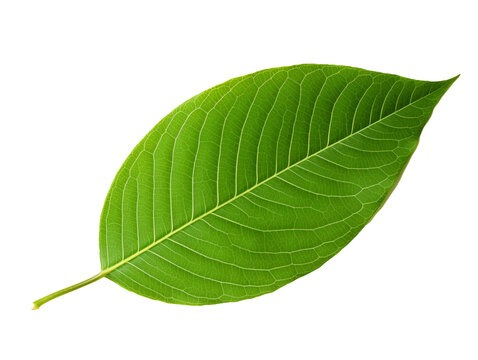
#> input picture data/input/sample_leaf.jpg, 478 x 360 px, found by its file name
$ python main.py
#> lines starting #> are read from the running program, lines starting #| are printed output that depends on the picture; after the words box and inside, x2 and y2 are one past the last pixel; in counts of white or black regions, pixels touching at a corner belong together
### src/utils/io_utils.py
"""
io_utils.py
------------
Utility functions for handling image input/output operations and metadata extraction
for the Domain-Specific Image Analysis & Enhancement Tool (Agriculture domain).

Functions:
    - load_image(path): Load an image from the given path.
    - save_image(path, image): Save an image to the specified path.
    - get_image_metadata(image, path=None): Extract metadata such as dimensions, channels, etc.
"""

import cv2
import os

def load_image(path):
    """
    Load an image from the given file path.

    Args:
        path (str): Path to the image file.

    Returns:
        image (numpy.ndarray): Loaded image.
    """
#> called with path = './data/input/sample_leaf.jpg'
    if not os.path.exists(path):
        raise FileNotFoundError(f"Image not found at: {path}")

    image = cv2.imread(path)
#> image is the input picture: shape (360, 478, 3); mean B, G, R 174.8, 217.7, 199.3
    if image is None:
        raise ValueError("Failed to load image. Check file format or path.")

    return image


# [14 lines left out: function save_image, not called in this run]


def get_image_metadata(image, path=None):
    """
    Extract metadata from an image.

    Args:
        image (numpy.ndarray): Image array.
        path (str, optional): Image file path (to get file size if provided).

    Returns:
        dict: Metadata containing width, height, channels, and file size (if available).
    """
#> called with path = './data/input/sample_leaf.jpg'
    height, width = image.shape[:2]
    channels = 1 if len(image.shape) == 2 else image.shape[2]

    metadata = {
        "Width": width,
        "Height": height,
        "Channels": channels
    }

    if path and os.path.exists(path):
        metadata["File Size (KB)"] = round(os.path.getsize(path) / 1024, 2)

    return metadata

### src/utils/plot_utils.py
"""
plot_utils.py
--------------
Utility functions for displaying and plotting images and histograms
for the Domain-Specific Image Analysis & Enhancement Tool (Agriculture domain).

Functions:
    - show_image(title, image): Display an image using matplotlib.
    - show_images_side_by_side(img1, img2, title1, title2): Compare two images.
    - plot_histogram(image): Plot grayscale or color histogram of an image.
"""

import cv2
import matplotlib.pyplot as plt

def show_image(title, image):
    """
    Display an image using matplotlib.

    Args:
        title (str): Window or figure title.
        image (numpy.ndarray): Image array.
    """
    # Convert BGR (OpenCV) to RGB (Matplotlib)
    if len(image.shape) == 3:
        image = cv2.cvtColor(image, cv2.COLOR_BGR2RGB)
        plt.imshow(image)
    else:
        plt.imshow(image, cmap='gray')

    plt.title(title)
    plt.axis('off')
    plt.show()


def show_images_side_by_side(img1, img2, title1="Original", title2="Processed"):
    """
    Display two images side by side for comparison.

    Args:
        img1 (numpy.ndarray): First image.
        img2 (numpy.ndarray): Second image.
        title1 (str): Title for first image.
        title2 (str): Title for second image.
    """
    plt.figure(figsize=(10, 4))

    plt.subplot(1, 2, 1)
    if len(img1.shape) == 3:
        plt.imshow(cv2.cvtColor(img1, cv2.COLOR_BGR2RGB))
    else:
        plt.imshow(img1, cmap='gray')
    plt.title(title1)
    plt.axis('off')

    plt.subplot(1, 2, 2)
    if len(img2.shape) == 3:
        plt.imshow(cv2.cvtColor(img2, cv2.COLOR_BGR2RGB))
    else:
        plt.imshow(img2, cmap='gray')
    plt.title(title2)
    plt.axis('off')

    plt.tight_layout()
    plt.show()


# [25 lines left out: function plot_histogram, not called in this run]

### src/acquisition_display.py
"""
acquisition_display.py
----------------------
Handles image acquisition (loading) and display operations for the
Domain-Specific Image Analysis & Enhancement Tool (Agriculture domain).

Functions:
    - load_and_show_image(path): Load, display, and return an image.
    - display_metadata(image, path): Print metadata details of the image.
"""

import cv2
from utils.io_utils import load_image, get_image_metadata
from utils.plot_utils import show_image


def load_and_show_image(path):
    """
    Load an image from the given path and display it.

    Args:
        path (str): File path of the image to be loaded.

    Returns:
        image (numpy.ndarray): The loaded image.
    """
    image = load_image(path)
    show_image("Original Image", image)
    return image


def display_metadata(image, path=None):
    """
    Display image metadata such as dimensions, channels, and file size.

    Args:
        image (numpy.ndarray): The loaded image.
        path (str, optional): Image file path to include file size in metadata.
    """
    metadata = get_image_metadata(image, path)
#> metadata = {'Width': 478, 'Height': 360, 'Channels': 3, 'File Size (KB)': 24.96}
    print("\n🧾 Image Metadata:")
    print("-" * 30)
    for key, value in metadata.items():
        print(f"{key}: {value}")
#> this loop made 4 passes
#> (key, value) on passes 1 to 4: ('Width', 478), ('Height', 360), ('Channels', 3), ('File Size (KB)', 24.96)
#> (printed output is left out)
    print("-" * 30)


# -----------------------------
# Example usage for testing
# -----------------------------
# [4 lines that do not run on import are left out]

### src/color_conversion.py
"""
color_conversion.py
-------------------
Performs color space conversions for the Domain-Specific Image Analysis
& Enhancement Tool (Agriculture domain).

Functions:
    - bgr_to_grayscale(image): Convert BGR image to Grayscale.
    - bgr_to_hsv(image): Convert BGR image to HSV.
    - hsv_to_bgr(image): Convert HSV image back to BGR.
    - bgr_to_binary(image, threshold): Convert BGR/Grayscale image to Binary.
"""

import cv2
from utils.plot_utils import show_images_side_by_side


def bgr_to_grayscale(image):
    """
    Convert a BGR image to Grayscale.

    Args:
        image (numpy.ndarray): Input BGR image.

    Returns:
        gray (numpy.ndarray): Grayscale image.
    """
    gray = cv2.cvtColor(image, cv2.COLOR_BGR2GRAY)
    return gray


def bgr_to_hsv(image):
    """
    Convert a BGR image to HSV color space.

    Args:
        image (numpy.ndarray): Input BGR image.

    Returns:
        hsv (numpy.ndarray): HSV image.
    """
    hsv = cv2.cvtColor(image, cv2.COLOR_BGR2HSV)
#> hsv: shape (360, 478, 3); mean H, S, V 17.9, 76.6, 217.7
    return hsv


# [12 lines left out: function hsv_to_bgr, not called in this run]


def bgr_to_binary(image, threshold=127):
    """
    Convert a BGR or Grayscale image to Binary (black & white).

    Args:
        image (numpy.ndarray): Input BGR or Grayscale image.
        threshold (int): Threshold value (0–255).

    Returns:
        binary (numpy.ndarray): Binary image (0 or 255 values).
    """
#> called with threshold = 127
    # Convert to grayscale if not already
    if len(image.shape) == 3:
        gray = bgr_to_grayscale(image)
    else:
        gray = image

    _, binary = cv2.threshold(gray, threshold, 255, cv2.THRESH_BINARY)
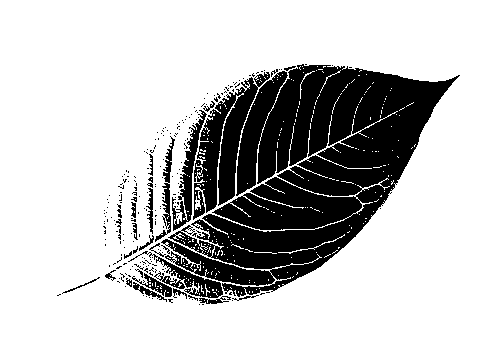
#> binary: shape (360, 478); 75.7% white; 232 black regions (204 under 20 px), largest, box (x1, y1, x2, y2) and area: (161, 64, 460, 297) 32933, (193, 72, 270, 220) 4228, (172, 110, 207, 231) 1097
    return binary


# [18 lines that do not run on import are left out]

### src/histogram_ops.py
"""
histogram_ops.py
----------------
Handles histogram analysis and contrast enhancement for the
Domain-Specific Image Analysis & Enhancement Tool (Agriculture domain).

Functions:
    - plot_grayscale_histogram(image): Plot histogram for grayscale image.
    - plot_color_histogram(image): Plot histograms for color channels.
    - equalize_grayscale(image): Apply histogram equalization to grayscale image.
    - equalize_color(image): Apply histogram equalization to each color channel.
"""

import cv2
import matplotlib.pyplot as plt
from utils.plot_utils import show_images_side_by_side


def plot_grayscale_histogram(image):
    """
    Plot histogram for a grayscale image.

    Args:
        image (numpy.ndarray): Grayscale image.
    """
    if len(image.shape) != 2:
        raise ValueError("Input image must be grayscale.")

    plt.figure(figsize=(6, 4))
    plt.hist(image.ravel(), bins=256, range=[0, 256], color='black')
    plt.title('Grayscale Histogram')
    plt.xlabel('Pixel Intensity')
    plt.ylabel('Frequency')
    plt.grid(True)
    plt.show()


def plot_color_histogram(image):
    """
    Plot histograms for color channels (B, G, R).

    Args:
        image (numpy.ndarray): BGR color image.
    """
    colors = ('b', 'g', 'r')
    plt.figure(figsize=(6, 4))

    for i, color in enumerate(colors):
        hist = cv2.calcHist([image], [i], None, [256], [0, 256])
        plt.plot(hist, color=color, label=f'{color.upper()} channel')

    plt.title('Color Histogram')
    plt.xlabel('Pixel Intensity')
    plt.ylabel('Frequency')
    plt.legend()
    plt.grid(True)
    plt.show()


def equalize_grayscale(image):
    """
    Apply histogram equalization to enhance contrast of a grayscale image.

    Args:
        image (numpy.ndarray): Input grayscale image.

    Returns:
        equalized (numpy.ndarray): Contrast-enhanced grayscale image.
    """
    if len(image.shape) != 2:
        raise ValueError("Histogram equalization requires a grayscale image.")

    equalized = cv2.equalizeHist(image)
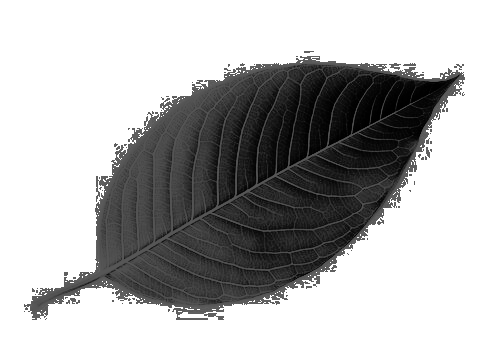
#> equalized: shape (360, 478); min 0, max 255, mean 177
    return equalized


def equalize_color(image):
    """
    Apply histogram equalization to each color channel separately.

    Args:
        image (numpy.ndarray): Input BGR color image.

    Returns:
        equalized (numpy.ndarray): Contrast-enhanced color image.
    """
    channels = cv2.split(image)
    eq_channels = [cv2.equalizeHist(ch) for ch in channels]
#> eq_channels = 3 items
    equalized = cv2.merge(eq_channels)
#> equalized: shape (360, 478, 3)
    return equalized


# -----------------------------
# Example testing
# -----------------------------
# [23 lines that do not run on import are left out]

### src/geometric_ops.py
"""
geometric_ops.py
----------------
Performs geometric transformations (rotation, scaling, translation, cropping)
for the Domain-Specific Image Analysis & Enhancement Tool (Agriculture domain).

Functions:
    - rotate_image(image, angle): Rotate image by a given angle.
    - scale_image(image, scale_x, scale_y): Scale image by given factors.
    - translate_image(image, tx, ty): Translate image by given offsets.
    - crop_image(image, x, y, width, height): Crop a region from the image.
"""

import cv2
import numpy as np
from utils.plot_utils import show_images_side_by_side


def rotate_image(image, angle):
    """
    Rotate an image around its center by a specified angle.

    Args:
        image (numpy.ndarray): Input image.
        angle (float): Rotation angle in degrees.

    Returns:
        rotated (numpy.ndarray): Rotated image.
    """
#> called with angle = 45
    (h, w) = image.shape[:2]
    center = (w // 2, h // 2)

    # Get rotation matrix
    matrix = cv2.getRotationMatrix2D(center, angle, 1.0)
    rotated = cv2.warpAffine(image, matrix, (w, h))
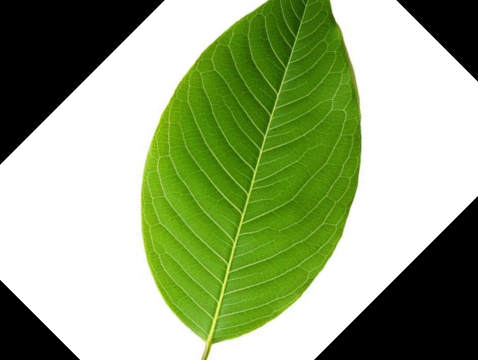
#> rotated: shape (360, 478, 3); mean B, G, R 127.2, 169, 151

    return rotated


def scale_image(image, scale_x=1.0, scale_y=1.0):
    """
    Scale (resize) an image.

    Args:
        image (numpy.ndarray): Input image.
        scale_x (float): Horizontal scaling factor.
        scale_y (float): Vertical scaling factor.

    Returns:
        scaled (numpy.ndarray): Scaled image.
    """
#> called with scale_x = 0.5, scale_y = 0.5
    scaled = cv2.resize(image, None, fx=scale_x, fy=scale_y, interpolation=cv2.INTER_LINEAR)
    return scaled


def translate_image(image, tx, ty):
    """
    Translate (shift) an image along the x and y axes.

    Args:
        image (numpy.ndarray): Input image.
        tx (int): Shift along x-axis (positive = right).
        ty (int): Shift along y-axis (positive = down).

    Returns:
        translated (numpy.ndarray): Translated image.
    """
#> called with tx = 50, ty = 30
    rows, cols = image.shape[:2]
    matrix = np.float32([[1, 0, tx], [0, 1, ty]])
    translated = cv2.warpAffine(image, matrix, (cols, rows))
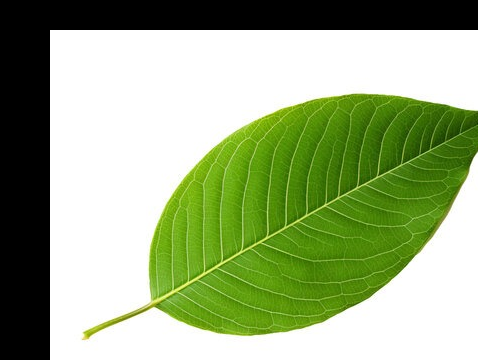
#> translated: shape (360, 478, 3); mean B, G, R 129.9, 172.4, 154.2
    return translated


def crop_image(image, x, y, width, height):
    """
    Crop a rectangular region from the image.

    Args:
        image (numpy.ndarray): Input image.
        x (int): Top-left x-coordinate.
        y (int): Top-left y-coordinate.
        width (int): Width of the crop region.
        height (int): Height of the crop region.

    Returns:
        cropped (numpy.ndarray): Cropped region.
    """
#> called with x = 50, y = 50, width = 200, height = 200
    cropped = image[y:y+height, x:x+width]
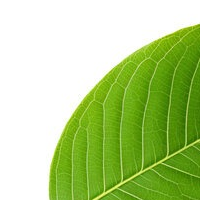
#> cropped: shape (200, 200, 3); mean B, G, R 140.2, 209.4, 181
    return cropped


# [20 lines that do not run on import are left out]

### src/filters_ops.py
"""
filters_ops.py
---------------
Performs image smoothing, noise reduction, and sharpening operations
for the Domain-Specific Image Analysis & Enhancement Tool (Agriculture domain).

Functions:
    - apply_average_filter(image, ksize):     Apply Averaging filter.
    - apply_gaussian_filter(image, ksize, sigma): Apply Gaussian Blur.
    - apply_median_filter(image, ksize):      Apply Median filter.
    - apply_sharpening(image):                Apply image sharpening filter.
"""

import cv2
import numpy as np
from utils.plot_utils import show_images_side_by_side


def apply_average_filter(image, ksize=5):
    """
    Apply an averaging (mean) filter to smooth the image.

    Args:
        image (numpy.ndarray): Input image.
        ksize (int): Kernel size (must be odd).

    Returns:
        avg_filtered (numpy.ndarray): Smoothed image.
    """
#> called with ksize = 5
    avg_filtered = cv2.blur(image, (ksize, ksize))
    return avg_filtered


def apply_gaussian_filter(image, ksize=5, sigma=0):
    """
    Apply Gaussian blur for noise reduction.

    Args:
        image (numpy.ndarray): Input image.
        ksize (int): Kernel size (odd number preferred).
        sigma (float): Standard deviation for Gaussian kernel.
                       0 means auto-computed by OpenCV.

    Returns:
        gauss_filtered (numpy.ndarray): Blurred image.
    """
#> called with ksize = 5, sigma = 0
    gauss_filtered = cv2.GaussianBlur(image, (ksize, ksize), sigma)
    return gauss_filtered


def apply_median_filter(image, ksize=5):
    """
    Apply Median filtering to remove salt-and-pepper noise.

    Args:
        image (numpy.ndarray): Input image.
        ksize (int): Kernel size (odd number).

    Returns:
        median_filtered (numpy.ndarray): Denoised image.
    """
#> called with ksize = 5
    median_filtered = cv2.medianBlur(image, ksize)
    return median_filtered


def apply_sharpening(image):
    """
    Apply sharpening to enhance edges and fine details.

    Args:
        image (numpy.ndarray): Input image.

    Returns:
        sharpened (numpy.ndarray): Sharpened image.
    """
    # Standard sharpening kernel
    kernel = np.array([[0, -1, 0],
                       [-1, 5, -1],
                       [0, -1, 0]])
    sharpened = cv2.filter2D(image, -1, kernel)
#> in show_images_side_by_side (call 13), `plt.show()`:
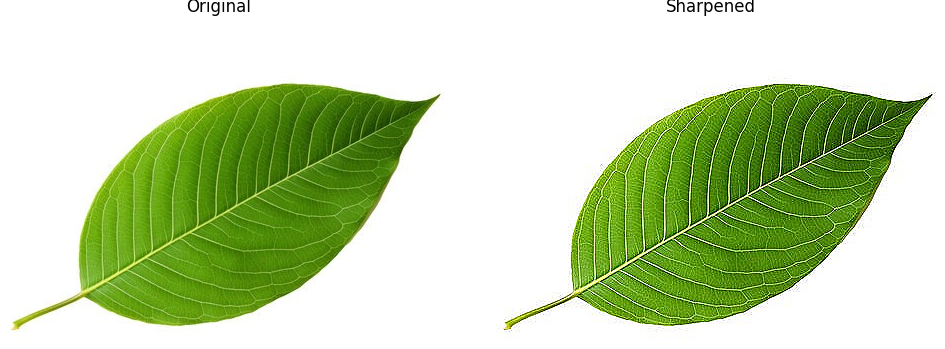
#> figure drawn by matplotlib, 2 panels
    return sharpened


# -----------------------------
# Example testing
# -----------------------------
# [19 lines that do not run on import are left out]

### src/morphology_ops.py
"""
morphology_ops.py
-----------------
Performs morphological operations such as Erosion, Dilation, Opening, and Closing
for binary images in the Domain-Specific Image Analysis & Enhancement Tool
(Agriculture domain).

Functions:
    - apply_erosion(image, ksize, iterations)
    - apply_dilation(image, ksize, iterations)
    - apply_opening(image, ksize)
    - apply_closing(image, ksize)
"""

import cv2
import numpy as np
from utils.plot_utils import show_images_side_by_side


def apply_erosion(image, ksize=3, iterations=1):
    """
    Apply erosion to shrink bright regions (useful for removing small white noise).

    Args:
        image (numpy.ndarray): Input binary or grayscale image.
        ksize (int): Kernel size for structuring element.
        iterations (int): Number of times erosion is applied.

    Returns:
        eroded (numpy.ndarray): Eroded image.
    """
#> called with ksize = 3, iterations = 1
    kernel = np.ones((ksize, ksize), np.uint8)
    eroded = cv2.erode(image, kernel, iterations=iterations)
#> eroded: shape (360, 478); 70% white; 17 black regions (9 under 20 px), largest, box (x1, y1, x2, y2) and area: (104, 63, 461, 306) 50296, (130, 175, 141, 243) 431, (110, 191, 125, 245) 320
    return eroded


def apply_dilation(image, ksize=3, iterations=1):
    """
    Apply dilation to expand bright regions (fills small holes).

    Args:
        image (numpy.ndarray): Input binary or grayscale image.
        ksize (int): Kernel size for structuring element.
        iterations (int): Number of times dilation is applied.

    Returns:
        dilated (numpy.ndarray): Dilated image.
    """
#> called with ksize = 3, iterations = 1
    kernel = np.ones((ksize, ksize), np.uint8)
    dilated = cv2.dilate(image, kernel, iterations=iterations)
#> dilated: shape (360, 478); 82.9% white; 125 black regions (99 under 20 px), largest, box (x1, y1, x2, y2) and area: (300, 69, 454, 186) 9638, (216, 178, 361, 229) 3627, (207, 186, 390, 256) 3066
    return dilated


def apply_opening(image, ksize=3):
    """
    Apply morphological opening (erosion followed by dilation).
    Removes small white noise from binary images.

    Args:
        image (numpy.ndarray): Input binary image.
        ksize (int): Kernel size.

    Returns:
        opened (numpy.ndarray): Noise-free image.
    """
#> called with ksize = 3
    kernel = np.ones((ksize, ksize), np.uint8)
    opened = cv2.morphologyEx(image, cv2.MORPH_OPEN, kernel)
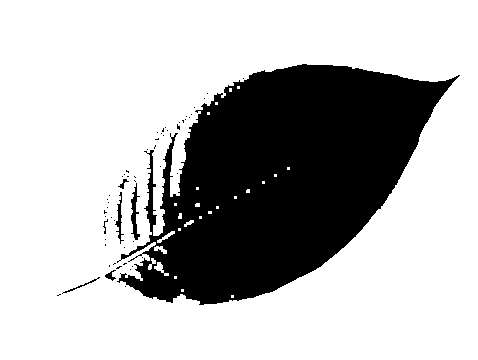
#> opened: shape (360, 478); 72% white; 56 black regions (49 under 20 px), largest, box (x1, y1, x2, y2) and area: (117, 64, 460, 305) 47573, (131, 183, 140, 240) 231, (115, 192, 124, 244) 148
    return opened


def apply_closing(image, ksize=3):
    """
    Apply morphological closing (dilation followed by erosion).
    Fills small dark holes in white objects.

    Args:
        image (numpy.ndarray): Input binary image.
        ksize (int): Kernel size.

    Returns:
        closed (numpy.ndarray): Filled image.
    """
#> called with ksize = 3
    kernel = np.ones((ksize, ksize), np.uint8)
    closed = cv2.morphologyEx(image, cv2.MORPH_CLOSE, kernel)
#> closed: shape (360, 478); 77.9% white; 71 black regions (44 under 20 px), largest, box (x1, y1, x2, y2) and area: (174, 65, 455, 294) 31466, (199, 78, 261, 211) 3544, (179, 120, 204, 215) 739
#> (the rest of the program and of its run is left out)
